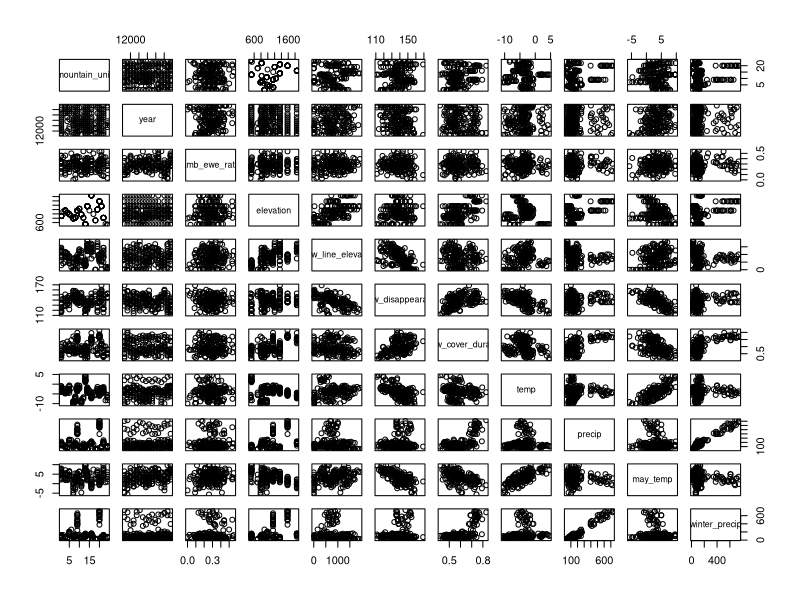
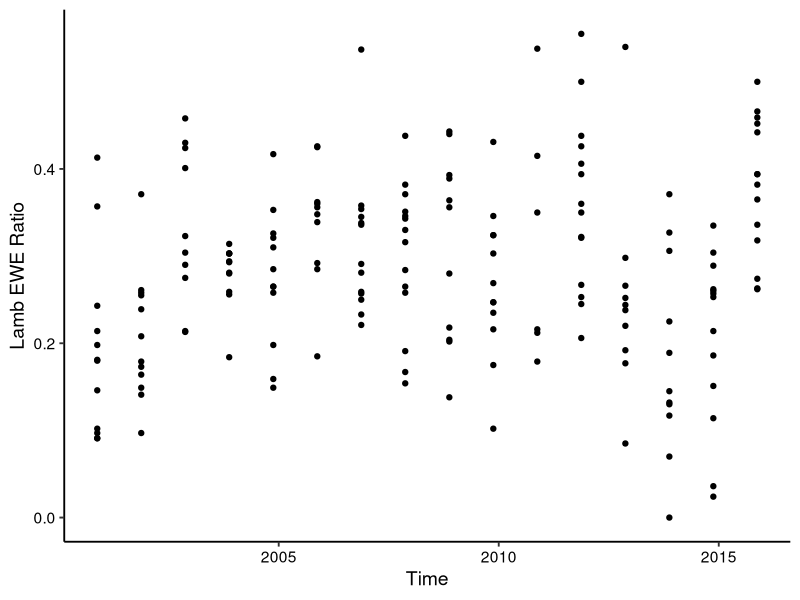
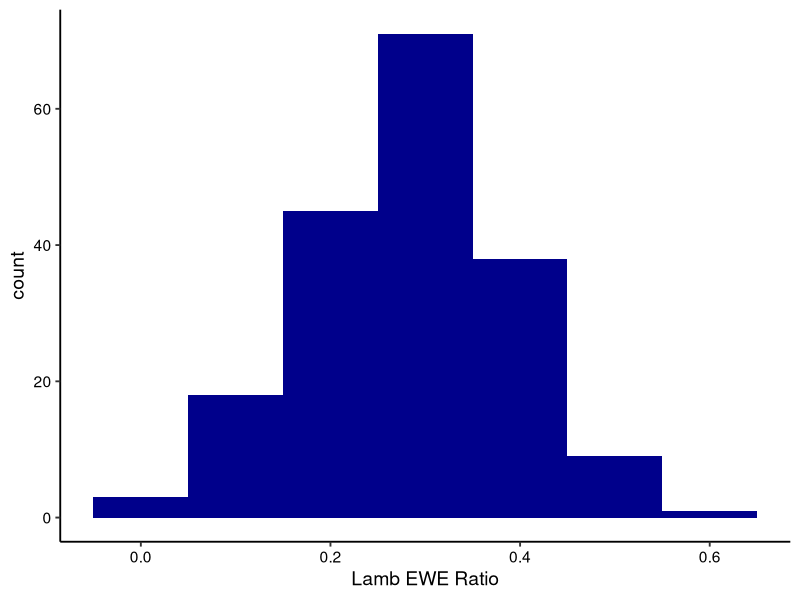

Reproduce these figures in R, in order. (Note: this script raises an error after producing the figures.)
## ---- chunk 1
# Set your working directory
#getwd()

# Load your packages
require(lubridate)
require(tidyverse)
require(ggplot2)
require(dplyr)
require(knitr)
require(broom)

# Set your ggplot theme
mytheme <- theme_classic(base_size = 14) +
  theme(axis.text = element_text(color = "black"),
        legend.position = "top")
theme_set(mytheme)

# Load wrangled dataset
lamb_ewe <- read.csv("../Data/Processed/lamb_ewe_wrangle.csv")

#Change year to date class
lamb_ewe$year <- as.Date(as.character(lamb_ewe$year), format = "%Y")
## ---- chunk 2
#Plot scatterplot matrix 
plot(lamb_ewe)
## ---- chunk 3
#Generate plot of lamb EWE ratio against time 
explorelambewe<-ggplot(lamb_ewe, aes(x = year, y = lamb_ewe_ratio)) +
  geom_point() +
  labs(x="Time", y = "Lamb EWE Ratio")

plot(explorelambewe)
## ---- chunk 4
#Generate histogram of lamb EWE ratio
ggplot(data = lamb_ewe) +
  geom_histogram(mapping = aes(x = lamb_ewe_ratio), binwidth = 0.1, fill="darkblue") +
labs(x="Lamb EWE Ratio")
## ---- chunk 5
#### Explore the data

#Creating Summary Table for Lamb Data
total_summary_lamb<-describe(lamb_ewe, fast = TRUE)
knitr::kable(total_summary_lamb, caption = "Table 4:Summary Statistics of Lamb Dataset")

#Creating Smaller Summary Table for Lamb EWE Ratio
summary_lambratio <- lamb_ewe %>%
  summarise(mean.ratio=mean(lamb_ewe_ratio), minimum.ratio=min(lamb_ewe_ratio), maximum.ratio=max(lamb_ewe_ratio), sd.ratio=sd(lamb_ewe_ratio))

knitr::kable(summary_lambratio, caption = "Table 5: Lamb EWE Ratio: Summary Table")
## ---- chunk 6
#Create preliminary GLM 
lamb_lm <- lm(data = lamb_ewe, lamb_ewe_ratio ~ year + elevation + snow_line_elevation + 
              snow_disappearance + snow_cover_duration + temp + precip + may_temp + winter_precip)

#Summarize model 
summary(lamb_lm)

#Choose best model by AIC in a Stepwise Algorithm
step(lamb_lm)

#Best model selected based off previous step 
new_lamb_lm<-lm(formula = lamb_ewe_ratio ~ snow_cover_duration + temp + may_temp, 
    data = lamb_ewe)

#Summarize model 
summary(new_lamb_lm)
## ---- chunk 7
#Generate summary table of regression results #Table 5 
lm(formula = lamb_ewe_ratio ~ snow_cover_duration + temp + may_temp, 
   data = lamb_ewe) %>%
  tidy() %>%
  kable(caption = "Table 5: Linear Regression Results")
## ---- chunk 8
#Plot relationship between lamb ewe ratio and snow cover duration #Figure 4 
lamb_snowcoverduration<-ggplot(lamb_ewe, aes(x = snow_cover_duration, y = lamb_ewe_ratio)) +
  geom_point() +
  geom_smooth(method=lm, se=FALSE) +
  labs(x="Snow Cover Duration", y = "Lamb EWE Ratio")
plot(lamb_snowcoverduration)
## ---- chunk 9
#Plot relationship between lamb ewe ratio and temperature #Figure 5
lamb_temp<-ggplot(lamb_ewe, aes(x = temp, y = lamb_ewe_ratio)) +
  geom_point() +
  geom_smooth(method=lm, se=FALSE, col="red") +
  labs(x="Temperature (Cº)", y = "Lamb EWE Ratio")
plot(lamb_temp)
## ---- chunk 10
#Plot relationship between lamb ewe ratio and may temperature #Figure 6 
lamb_maytemp<-ggplot(lamb_ewe, aes(x = may_temp, y = lamb_ewe_ratio)) +
  geom_point() +
  geom_smooth(method=lm, se=FALSE, col="green") +
  labs(x="May Temperature (Cº)", y = "Lamb EWE Ratio")
plot(lamb_maytemp)
## ---- chunk 11
#Diagnostic Plots #Figure 7 
par(mfrow = c(2, 2))
plot(new_lamb_lm)
